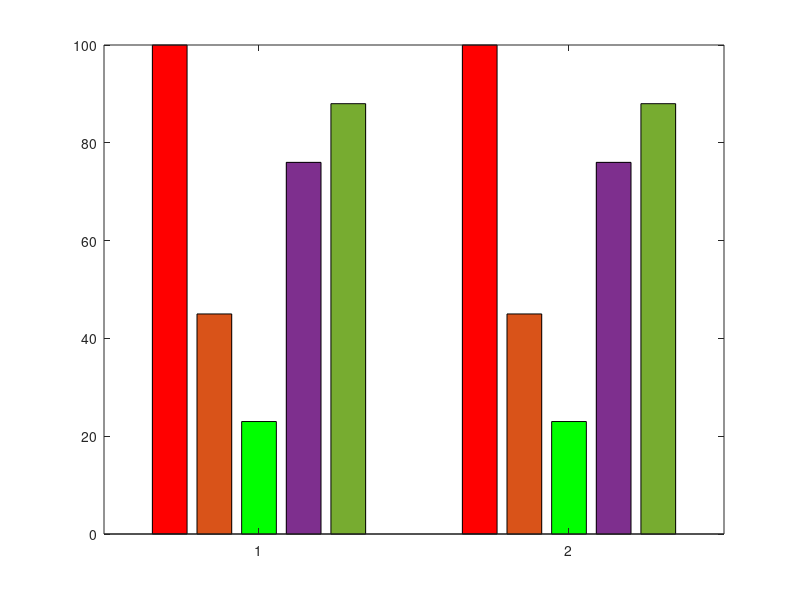

MATLAB code to generate this figure:
xx=[100 45 23 76 88;100 45 23 76 88];
yy=bar(xx,'grouped');
set(yy(1),'Facecolor','r');
set(yy(3),'Facecolor','g');

